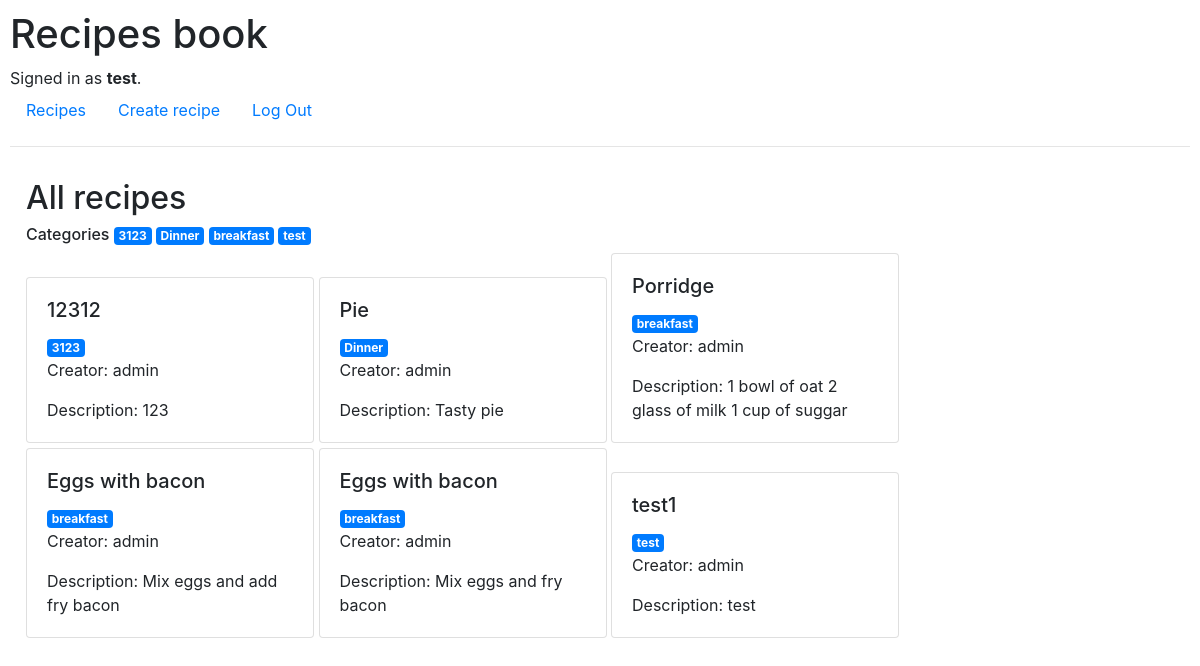
Page / (signed in) on the committed database.
### mplan/models.py (models this page shows, shortened)
class User(AbstractUser):
    pass

class Recipe(models.Model):
    name = models.CharField(max_length=64)
    ingredient = models.ManyToManyField('Ingredient', blank=True, related_name='ingredient')
    description = models.CharField(max_length=4096)
    category = models.CharField(max_length=64, blank=True)
    date = models.DateTimeField(auto_now_add=True, blank=True)
    creator = models.ForeignKey(User, on_delete=models.CASCADE, related_name='owner')

### mplan/views.py (the view)
# urls.py: path("", views.index, name="index"),
def index(request):
    all_recipes = Recipe.objects.all()
    all_categories = Recipe.objects.values('category').distinct().exclude(category__exact='')
    return render(request, "mplan/index.html", {
                    "all_categories": all_categories,
                    "all_recipes": all_recipes})

### mplan/templates/mplan/index.html
{% extends "mplan/layout.html" %}
{% block body %}
<div style='padding: 1em'>
    <h2>All recipes</h2>
    <h6> Categories
        {% for category in all_categories %}
            <a href="category/{{category.category}}" class="badge badge-primary"> {{category.category}} </a>
        {% endfor %}
    </h6>
    <div>
        {% for recipe in all_recipes %}
            <div onclick="window.open('{% url "recipe" recipe.id %}', '_self');" class="card" style="width: 18rem; margin: 0px 0px 5px;">
                <div class="card-body">
                    <h5 class="card-title">
                        {{ recipe.name}}
                    </h5>
                    {% if recipe.category %}
                        <a href="category/{{recipe.category}}" class="badge badge-primary"> {{recipe.category}} </a>
                    {% endif %}
                    <p class="card-text">Creator: {{ recipe.creator }}</p>
                    <p class="card-text">Description: {{ recipe.description }}</p>
                </div>
            </div>
        {% endfor %}
    </div>
</div>
{% endblock %}

### mplan/templates/mplan/layout.html (shortened to what this page needs)
{% load static %}
<!DOCTYPE html>
<html lang="en">
    <head>
        <link rel="stylesheet" href="https://stackpath.bootstrapcdn.com/bootstrap/4.4.1/css/bootstrap.min.css">
        <link href="{% static 'mplan/styles.css' %}" rel="stylesheet">
    </head>
    <body>
        <h1>Recipes book</h1>
        <div>
            {% if user.is_authenticated %}
                Signed in as <strong>{{ user.username }}</strong>.
            {% else %}
                Not signed in.
            {% endif %}
        </div>
        <ul class="nav">
            <li class="nav-item">
                <a class="nav-link" href="{% url 'index' %}">Recipes</a>
            </li>
            {% if user.is_authenticated %}
                <li class="nav-item">
                    <a class="nav-link" href="{% url 'create_recipe' %}">Create recipe</a>
                </li>
                <li class="nav-item">
                    <a class="nav-link" href="{% url 'logout' %}">Log Out</a>
                </li>
            {% endif %}
        </ul>
        <hr>
        {% block body %}
        {% endblock %}
        </body>
</html>

### mplan/static/mplan/styles.css (style rules this page uses)
body { padding: 10px; }
.card { display:inline-block; width: 22rem; margin: 5px 10px 5px 0px; }

### rows in the picture
User: username "test"
Recipe: name "12312", category "3123", creator "admin", description "123"
Recipe: name "Pie", category "Dinner", creator "admin", description "Tasty pie"
Recipe: name "Porridge", category "breakfast", creator "admin", description "1 bowl of oat 2 glass of milk 1 cup of suggar"
Recipe: name "Eggs with bacon", category "breakfast", creator "admin", description "Mix eggs and add fry bacon"
Recipe: name "Eggs with bacon", category "breakfast", creator "admin", description "Mix eggs and fry bacon"
Recipe: name "test1", category "test", creator "admin", description "test"

### other values in the picture
{{ category.category }} "3123" "Dinner" "breakfast" "test"
